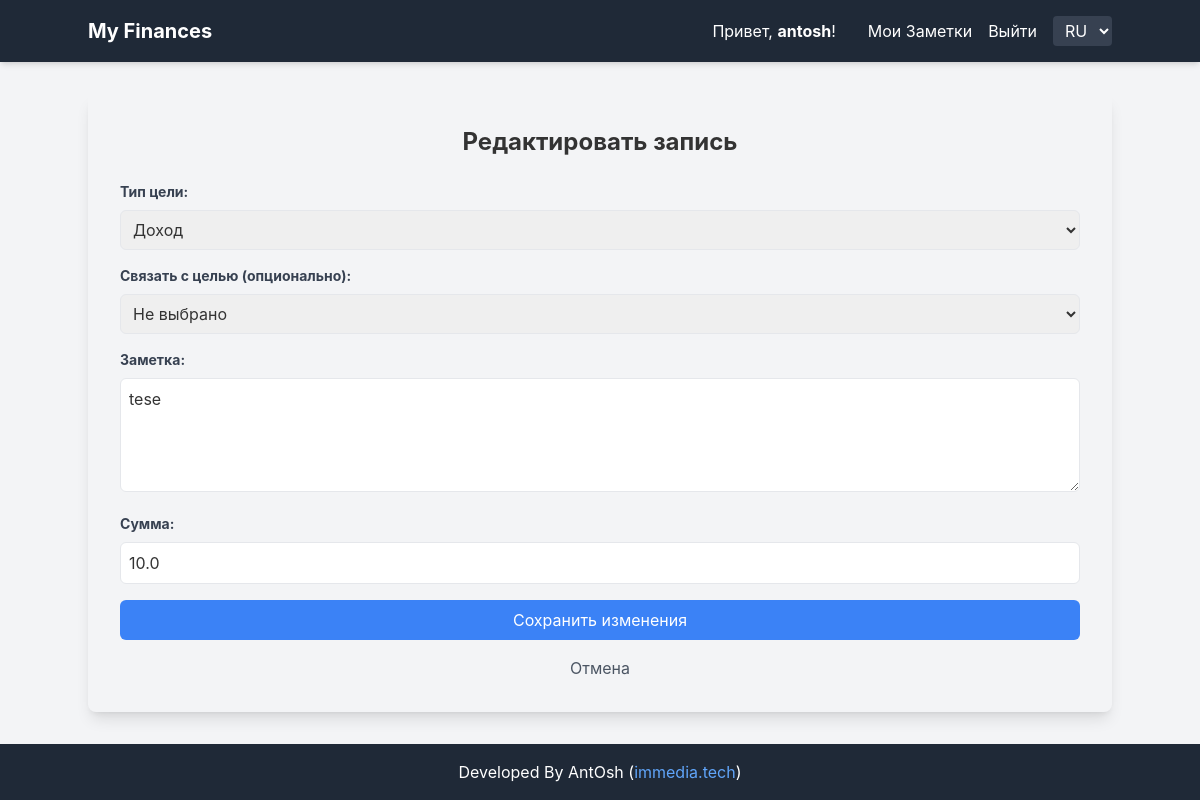
The page /edit_goal/7 (signed in) on the database as committed earlier.
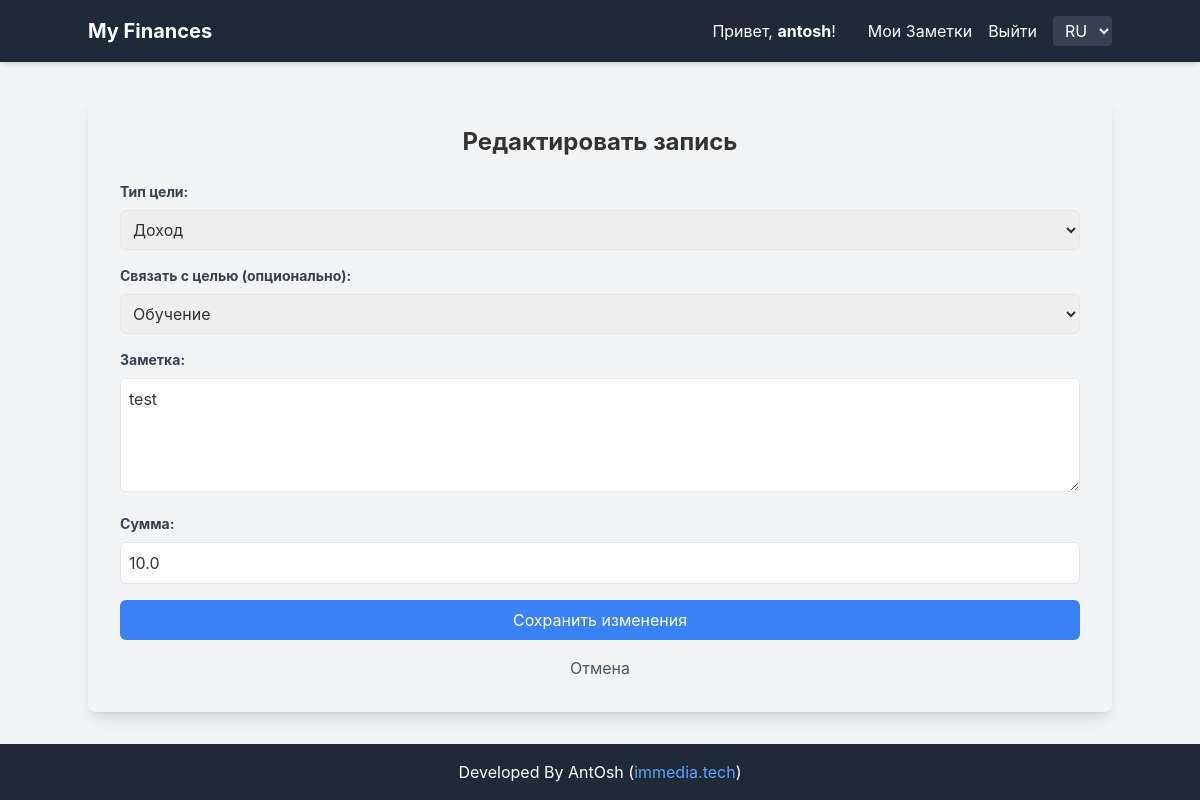
The same page on the database as committed later.
### tables this page shows
CREATE TABLE goals (
                    id INTEGER PRIMARY KEY AUTOINCREMENT,
                    user_id INTEGER NOT NULL,
                    goal_type TEXT NOT NULL,
                    note TEXT NOT NULL,
                    amount REAL DEFAULT 0.00,
                    created_at TIMESTAMP DEFAULT CURRENT_TIMESTAMP,
                    user_goal_id TEXT, -- ИЗМЕНЕНО: Теперь это TEXT
                    FOREIGN KEY (user_id) REFERENCES users (id)
                );

### app.py (the view, shortened to what this page needs)
@app.route('/edit_goal/<int:goal_id>', methods=['GET', 'POST'])
@login_required
def edit_goal(goal_id):
    conn = get_db()
    cursor = conn.cursor()
    user_id = g.user['id']
    cursor.execute("SELECT * FROM goals WHERE id = ?", (goal_id,))
    goal = cursor.fetchone()
    if goal is None or goal['user_id'] != user_id:
        flash(_('Запись не найдена или у вас нет прав доступа.'), 'danger')
        return redirect(url_for('user_notes', username=g.user['username']))
    user_goals = FIXED_GOALS  # НОВОЕ: Используем фиксированные цели
    return render_template('edit_goal.html', goal=goal, user_goals=user_goals)

### app.py (called while the page is built)
def get_locale_from_request():
    lang = request.args.get('lang')
    if lang in LOCALES:  # Проверяем, что язык есть в нашем словаре
        session['lang'] = lang
        return lang
    if 'lang' in session and session['lang'] in LOCALES:
        return session['lang']
    best_browser_match = request.accept_languages.best_match(LOCALES.keys())
    if best_browser_match and best_browser_match in LOCALES:
        return best_browser_match
    return 'ru'  # Язык по умолчанию, если ничего не найдено

@app.before_request
def set_g_locale():
    g.locale = get_locale_from_request()

def get_db():
    if 'db' not in g:
        g.db = get_db_connection()
    return g.db

@app.before_request
def load_logged_in_user():
    user_id = session.get('user_id')
    if user_id is None:
        g.user = None
    else:
        conn = get_db()
        cursor = conn.cursor()
        cursor.execute("SELECT * FROM users WHERE id = ?", (user_id,))
        g.user = cursor.fetchone()

### database.py (called while the page is built)
def get_db_connection():
    conn = sqlite3.connect(DATABASE)
    conn.row_factory = sqlite3.Row
    return conn

### templates/edit_goal.html (shortened to what this page needs)
{% extends 'base.html' %}
{% block content %}
    <h2 class="text-2xl font-bold mb-6 text-center">{{ _('Редактировать запись') }}</h2>
    {% if goal %}
        <form method="post" class="space-y-4">
            <div>
                <label for="goal_type" class="block text-gray-700 text-sm font-bold mb-2">{{ _('Тип цели:') }}</label>
                <select id="goal_type" name="goal_type" class="w-full p-2 border rounded-md">
                    <option value="income" {% if goal.goal_type == 'income' %}selected{% endif %}>{{ _('Доход') }}</option>
                </select>
            </div>
            <div>
                <label for="user_goal" class="block text-gray-700 text-sm font-bold mb-2">{{ _('Связать с целью (опционально):') }}</label>
                <select id="user_goal" name="user_goal_id" class="w-full p-2 border rounded-md">
                    <option value="">{{ _('Не выбрано') }}</option>
                    {% for goal_name in user_goals %}
                        <option value="{{ goal_name }}" {% if goal.user_goal_id == goal_name %}selected{% endif %}>{{ _(goal_name) }}</option>
                    {% endfor %}
                </select>
            </div>
            <div>
                <label for="note" class="block text-gray-700 text-sm font-bold mb-2">{{ _('Заметка:') }}</label>
                <textarea id="note" name="note" rows="4" class="w-full p-2 border rounded-md" required>{{ goal.note }}</textarea>
            </div>
            <div>
                <label for="amount" class="block text-gray-700 text-sm font-bold mb-2">{{ _('Сумма:') }}</label>
                <input type="number" id="amount" name="amount" step="0.01" value="{{ goal.amount if goal.amount is not none else '0.00' }}" class="w-full p-2 border rounded-md" required>
            </div>
            <button type="submit" class="w-full bg-blue-500 text-white p-2 rounded-md hover:bg-blue-600">{{ _('Сохранить изменения') }}</button>
            <a href="{{ url_for('user_notes', username=g.user.username) }}" class="block text-center mt-4 text-gray-600 hover:underline">{{ _('Отмена') }}</a>
        </form>
    {% else %}
        <p class="text-gray-600 text-center">{{ _('Запись не найдена или у вас нет прав доступа.') }}</p>
    {% endif %}
{% endblock %}

Rows that differ between the two databases and show on the page:
changed goals "Доход": user_goal_id (not shown) → "Обучение"; note "tese" → "test"
Other text that changed with them:
form field user_goal_id: "Не выбрано" → (not shown)
